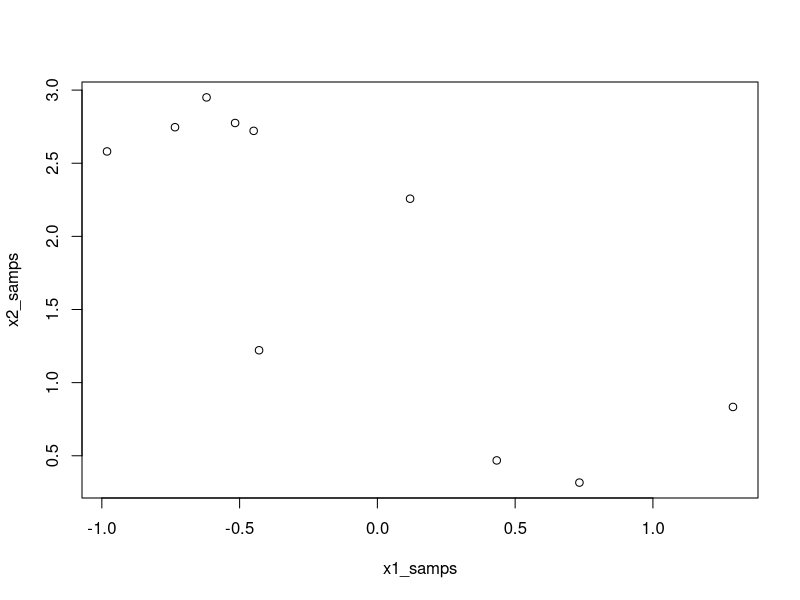

This chart was generated by the following R code:
# Gibbs iterations
m = 30
burnin = 10
thinning_stride = 2

## (X_1, X_2) ~ MVN(mu=(0,2)^T, Sigma = ((1, .75)^T,(.75, 1)^T))
## (X_1|X_2=x_2)  ~ N(mu=0 - .75(x_2 - 2), sigma^2=.4375)
## (X_2|X_1=x_1)  ~ N(mu=2 - .75(x_1 - 0), sigma^2=.4375)

mu1 = 0
mu2 = 2
sigma_21 = 1
sigma_22 = 1
cov=.75
sigma_2_cond = sigma_21*sigma_22 - (cov*cov)
sigma_cond = sigma_2_cond**(1/2)
print(paste("sigma_cond:", toString(sigma_cond)))

x1_cond_sampler = function(x2=NULL){
    return(rnorm(n=1, mean=mu1-.75*(x2-mu2) , sd=sigma_cond))
}
x2_cond_sampler = function(x1=NULL){
    return(rnorm(n=1, mean=mu2-.75*(x1-mu1) , sd=sigma_cond))#.661438))
}
prev_x1 = mu1
prev_x2 = mu2

# x1_samp = x1_cond_sampler(x2=x2_prev)
# x2_samp = x2_cond_sampler(x1=x1_prev)
# print(paste("x2_samp:", toString(x2_samp)))


# x1_samps = vector(mode="list")
# x2_samps = vector(mode="list")
x1_samps = vector()#(mode="list")
x2_samps = vector()#(mode="list")


for (i in 1:m){
    curr_x1 <- x1_cond_sampler(x2=prev_x2)
    x1_samps <- append(x1_samps, curr_x1[1])
    curr_x2 <- x2_cond_sampler(x1=curr_x1)
    x2_samps <- append(x2_samps, curr_x2)
    prev_x1 <- curr_x1
    prev_x2 <- curr_x2
}

# remove burnin
x1_samps <- x1_samps[seq(from=burnin+1, to=length(x1_samps))]
x2_samps <- x2_samps[seq(from=burnin+1, to=length(x2_samps))]

# use thinning
x1_samps <- x1_samps[seq(from=1, to=length(x1_samps), by=thinning_stride)]
x2_samps <- x2_samps[seq(from=1, to=length(x2_samps), by=thinning_stride)]

samps <- rbind(x1_samps, x2_samps)

# TODO: Make contour plot

# print("samps")
print(str(samps))
png("plots/gibbs_samples.png")
plot(x1_samps, x2_samps)


